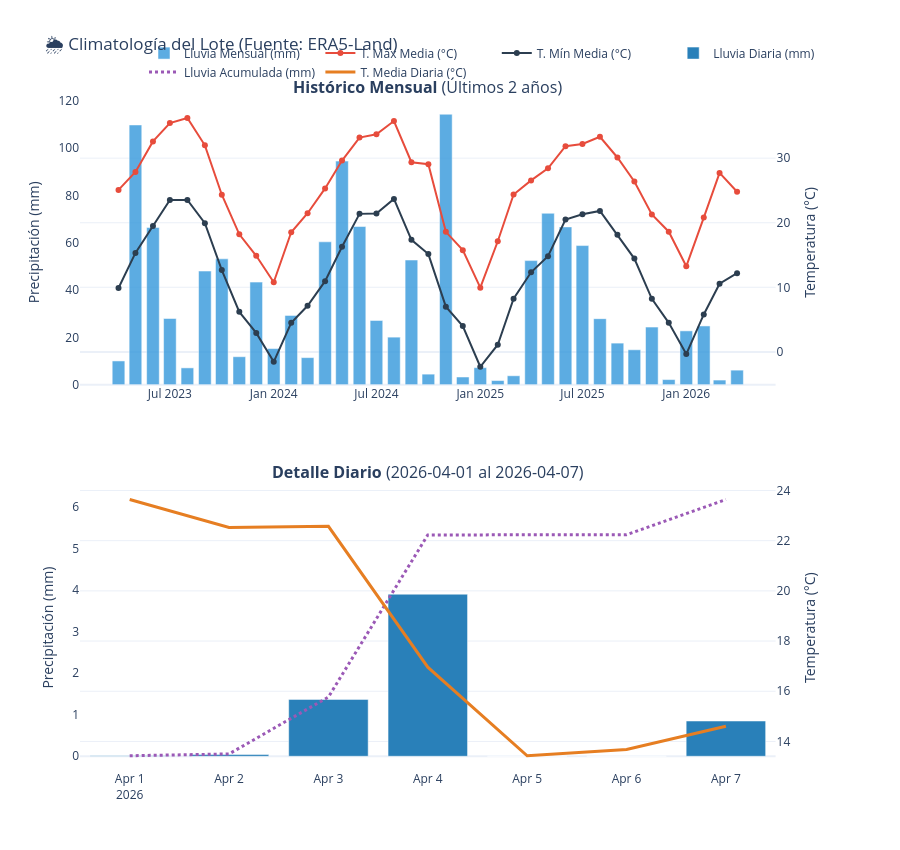

The cell this chart's notebook holds for it:
### Code cell
# ========================================
# 4. ANÁLISIS CLIMÁTICO (FECHAS AUTOMÁTICAS + ACUMULADO)
# ========================================
import ee
import pandas as pd
import plotly.graph_objects as go
from plotly.subplots import make_subplots
from IPython.display import display

print("\n--- PASO 4: EXTRACCIÓN Y GRÁFICOS CLIMÁTICOS ---")

# 1. Definir punto de interés (CORREGIDO: Usando lote_geom con margen de error)
# 1. Verificación del dibujo
roi = Draw_Map.user_roi
if roi is None:
    raise ValueError("⚠️ No se detectó ningún dibujo. Volvé a la Celda 1, dibujá el lote y ejecutá esta celda.")

print("📐 Configurando geometría del lote...")
roi_info  = roi.getInfo()
lote_geom = ee.Geometry(roi_info['geometry'] if 'geometry' in roi_info else roi_info)
centro    = lote_geom.centroid(maxError=1)

# Usamos el centroide de la geometría sólida definida en el Paso 2
punto_clima = lote_geom.centroid(maxError=1)

# 2. Buscar la fecha más actual disponible en ERA5-Land
print("Buscando los datos climáticos más recientes en la Agencia Espacial...")
era5_base = ee.ImageCollection("ECMWF/ERA5_LAND/DAILY_AGGR").filterBounds(punto_clima)

# Tomamos la última imagen ingresada al catálogo
ultima_imagen = era5_base.sort('system:time_start', False).first()
fecha_max_ee = ultima_imagen.date().format('YYYY-MM-dd').getInfo()

# Calculamos los periodos automáticamente con Pandas
fecha_fin = pd.to_datetime(fecha_max_ee)

# Historico: 3 años hacia atras desde el mes actual
hist_start = (fecha_fin - pd.DateOffset(years=3)).replace(day=1).strftime('%Y-%m-%d')
hist_end = fecha_max_ee

# Diario: Desde el dia 1 del mes de la ultima fecha disponible hasta esa fecha
daily_start = fecha_fin.replace(day=1).strftime('%Y-%m-%d')
daily_end = fecha_max_ee

print(f"✅ Datos históricos: {hist_start} a {hist_end}")
print(f"✅ Datos diarios (Mes de análisis): {daily_start} a {daily_end}")

# 3. Extracción de datos de GEE
era5 = era5_base.filterDate(hist_start, ee.Date(hist_end).advance(1, 'day'))

def obtener_valores(img):
    fecha = img.date().format('YYYY-MM-dd')
    valores = img.reduceRegion(reducer=ee.Reducer.first(), geometry=punto_clima, scale=9000)

    # Conversiones: Kelvin a Celsius y Metros a Milímetros
    t_max = ee.Number(valores.get('temperature_2m_max')).subtract(273.15)
    t_min = ee.Number(valores.get('temperature_2m_min')).subtract(273.15)
    t_med = ee.Number(valores.get('temperature_2m')).subtract(273.15)
    precip = ee.Number(valores.get('total_precipitation_sum')).multiply(1000)

    return ee.Feature(None, {
        'fecha': fecha,
        't_max': t_max,
        't_min': t_min,
        't_med': t_med,
        'precip': precip
    })

print("Descargando serie temporal (esto puede tardar unos 20-30 segundos)...")
# Filtramos nulos para asegurar que la serie sea continua y limpia
datos_ee = era5.map(obtener_valores).filter(ee.Filter.notNull(['t_med'])).getInfo()['features']

# 4. Procesamiento con Pandas
df = pd.DataFrame([d['properties'] for d in datos_ee])
df['fecha'] = pd.to_datetime(df['fecha'])

# --- DataFrame Mensual ---
df_mensual = df.copy()
df_mensual['mes_año'] = df_mensual['fecha'].dt.to_period('M')
resumen_mensual = df_mensual.groupby('mes_año').agg({
    't_max': 'mean',
    't_min': 'mean',
    'precip': 'sum'
}).reset_index()
resumen_mensual['mes_año'] = resumen_mensual['mes_año'].dt.to_timestamp()

# --- DataFrame Diario (Zoom al mes actual) ---
df_diario = df[(df['fecha'] >= daily_start) & (df['fecha'] <= daily_end)].copy()
df_diario = df_diario.sort_values('fecha')

# ¡NUEVO!: Calculamos el acumulado de lluvia del mes
df_diario['precip_acum'] = df_diario['precip'].cumsum()

# 5. Gráficos Interactivos (Plotly)
print("Generando paneles interactivos...")

fig = make_subplots(
    rows=2, cols=1,
    shared_xaxes=False,
    vertical_spacing=0.15,
    subplot_titles=(f"<b>Histórico Mensual</b> (Últimos 2 años)",
                    f"<b>Detalle Diario</b> ({daily_start} al {daily_end})"),
    specs=[[{"secondary_y": True}], [{"secondary_y": True}]]
)

# --- PANEL 1: MENSUAL ---
fig.add_trace(go.Bar(x=resumen_mensual['mes_año'], y=resumen_mensual['precip'],
                     name='Lluvia Mensual (mm)', marker_color='#3498db', opacity=0.8),
              row=1, col=1, secondary_y=False)
fig.add_trace(go.Scatter(x=resumen_mensual['mes_año'], y=resumen_mensual['t_max'],
                         name='T. Máx Media (°C)', mode='lines+markers', line=dict(color='#e74c3c')),
              row=1, col=1, secondary_y=True)
fig.add_trace(go.Scatter(x=resumen_mensual['mes_año'], y=resumen_mensual['t_min'],
                         name='T. Mín Media (°C)', mode='lines+markers', line=dict(color='#2c3e50')),
              row=1, col=1, secondary_y=True)

# --- PANEL 2: DIARIO ---
fig.add_trace(go.Bar(x=df_diario['fecha'], y=df_diario['precip'],
                     name='Lluvia Diaria (mm)', marker_color='#2980b9'),
              row=2, col=1, secondary_y=False)

# Línea de Lluvia Acumulada
fig.add_trace(go.Scatter(x=df_diario['fecha'], y=df_diario['precip_acum'],
                         name='Lluvia Acumulada (mm)', mode='lines', line=dict(color='#9b59b6', width=3, dash='dot')),
              row=2, col=1, secondary_y=False)

fig.add_trace(go.Scatter(x=df_diario['fecha'], y=df_diario['t_med'],
                         name='T. Media Diaria (°C)', mode='lines', line=dict(color='#e67e22', width=3)),
              row=2, col=1, secondary_y=True)

# --- Diseño y Layout ---
fig.update_layout(
    height=850,
    template='plotly_white',
    title_text="🌦️ Climatología del Lote (Fuente: ERA5-Land)",
    hovermode="x unified",
    legend=dict(orientation="h", yanchor="bottom", y=1.02, xanchor="right", x=1)
)

fig.update_yaxes(title_text="Precipitación (mm)", secondary_y=False, row=1, col=1, showgrid=False)
fig.update_yaxes(title_text="Temperatura (°C)", secondary_y=True, row=1, col=1, showgrid=True)
fig.update_yaxes(title_text="Precipitación (mm)", secondary_y=False, row=2, col=1, showgrid=False)
fig.update_yaxes(title_text="Temperatura (°C)", secondary_y=True, row=2, col=1, showgrid=True)

display(fig)

### Figure 1 — Plotly figure (JSON) as saved in the notebook; plotly's stock layout.template omitted (floating-point values rounded to 4 significant figures)
{"data": [{"marker": {"color": "#3498db"}, "name": "Lluvia Mensual (mm)", "opacity": 0.8, "type": "bar", "x": ["2023-04-01T00:00:00.000000000", "2023-05-01T00:00:00.000000000", "2023-06-01T00:00:00.000000000", "2023-07-01T00:00:00.000000000", "2023-08-01T00:00:00.000000000", "2023-09-01T00:00:00.000000000", "2023-10-01T00:00:00.000000000", "2023-11-01T00:00:00.000000000", "2023-12-01T00:00:00.000000000", "2024-01-01T00:00:00.000000000", "2024-02-01T00:00:00.000000000", "2024-03-01T00:00:00.000000000", "2024-04-01T00:00:00.000000000", "2024-05-01T00:00:00.000000000", "2024-06-01T00:00:00.000000000", "2024-07-01T00:00:00.000000000", "2024-08-01T00:00:00.000000000", "2024-09-01T00:00:00.000000000", "2024-10-01T00:00:00.000000000", "2024-11-01T00:00:00.000000000", "2024-12-01T00:00:00.000000000", "2025-01-01T00:00:00.000000000", "2025-02-01T00:00:00.000000000", "2025-03-01T00:00:00.000000000", "2025-04-01T00:00:00.000000000", "2025-05-01T00:00:00.000000000", "2025-06-01T00:00:00.000000000", "2025-07-01T00:00:00.000000000", "2025-08-01T00:00:00.000000000", "2025-09-01T00:00:00.000000000", "2025-10-01T00:00:00.000000000", "2025-11-01T00:00:00.000000000", "2025-12-01T00:00:00.000000000", "2026-01-01T00:00:00.000000000", "2026-02-01T00:00:00.000000000", "2026-03-01T00:00:00.000000000", "2026-04-01T00:00:00.000000000"], "xaxis": "x", "y": [10.06, 109.8, 66.5, 28.0, 7.13, 48.06, 53.22, 11.85, 43.38, 15.3, 29.31, 11.47, 60.42, 94.54, 66.89, 27.18, 20.13, 52.73, 4.489, 114.3, 3.276, 7.238, 1.782, 3.799, 52.48, 72.48, 66.73, 58.83, 27.93, 17.6, 14.8, 24.39, 2.187, 22.78, 24.85, 1.983, 6.177], "yaxis": "y"}, {"line": {"color": "#e74c3c"}, "mode": "lines+markers", "name": "T. Máx Media (°C)", "type": "scatter", "x": ["2023-04-01T00:00:00.000000000", "2023-05-01T00:00:00.000000000", "2023-06-01T00:00:00.000000000", "2023-07-01T00:00:00.000000000", "2023-08-01T00:00:00.000000000", "2023-09-01T00:00:00.000000000", "2023-10-01T00:00:00.000000000", "2023-11-01T00:00:00.000000000", "2023-12-01T00:00:00.000000000", "2024-01-01T00:00:00.000000000", "2024-02-01T00:00:00.000000000", "2024-03-01T00:00:00.000000000", "2024-04-01T00:00:00.000000000", "2024-05-01T00:00:00.000000000", "2024-06-01T00:00:00.000000000", "2024-07-01T00:00:00.000000000", "2024-08-01T00:00:00.000000000", "2024-09-01T00:00:00.000000000", "2024-10-01T00:00:00.000000000", "2024-11-01T00:00:00.000000000", "2024-12-01T00:00:00.000000000", "2025-01-01T00:00:00.000000000", "2025-02-01T00:00:00.000000000", "2025-03-01T00:00:00.000000000", "2025-04-01T00:00:00.000000000", "2025-05-01T00:00:00.000000000", "2025-06-01T00:00:00.000000000", "2025-07-01T00:00:00.000000000", "2025-08-01T00:00:00.000000000", "2025-09-01T00:00:00.000000000", "2025-10-01T00:00:00.000000000", "2025-11-01T00:00:00.000000000", "2025-12-01T00:00:00.000000000", "2026-01-01T00:00:00.000000000", "2026-02-01T00:00:00.000000000", "2026-03-01T00:00:00.000000000", "2026-04-01T00:00:00.000000000"], "xaxis": "x", "y": [25.09, 27.86, 32.59, 35.43, 36.22, 31.99, 24.34, 18.21, 14.88, 10.78, 18.53, 21.47, 25.31, 29.63, 33.19, 33.7, 35.76, 29.37, 29.07, 18.59, 15.75, 9.941, 17.14, 24.38, 26.56, 28.43, 31.86, 32.21, 33.32, 30.11, 26.39, 21.29, 18.61, 13.25, 20.8, 27.72, 24.8], "yaxis": "y2"}, {"line": {"color": "#2c3e50"}, "mode": "lines+markers", "name": "T. Mín Media (°C)", "type": "scatter", "x": ["2023-04-01T00:00:00.000000000", "2023-05-01T00:00:00.000000000", "2023-06-01T00:00:00.000000000", "2023-07-01T00:00:00.000000000", "2023-08-01T00:00:00.000000000", "2023-09-01T00:00:00.000000000", "2023-10-01T00:00:00.000000000", "2023-11-01T00:00:00.000000000", "2023-12-01T00:00:00.000000000", "2024-01-01T00:00:00.000000000", "2024-02-01T00:00:00.000000000", "2024-03-01T00:00:00.000000000", "2024-04-01T00:00:00.000000000", "2024-05-01T00:00:00.000000000", "2024-06-01T00:00:00.000000000", "2024-07-01T00:00:00.000000000", "2024-08-01T00:00:00.000000000", "2024-09-01T00:00:00.000000000", "2024-10-01T00:00:00.000000000", "2024-11-01T00:00:00.000000000", "2024-12-01T00:00:00.000000000", "2025-01-01T00:00:00.000000000", "2025-02-01T00:00:00.000000000", "2025-03-01T00:00:00.000000000", "2025-04-01T00:00:00.000000000", "2025-05-01T00:00:00.000000000", "2025-06-01T00:00:00.000000000", "2025-07-01T00:00:00.000000000", "2025-08-01T00:00:00.000000000", "2025-09-01T00:00:00.000000000", "2025-10-01T00:00:00.000000000", "2025-11-01T00:00:00.000000000", "2025-12-01T00:00:00.000000000", "2026-01-01T00:00:00.000000000", "2026-02-01T00:00:00.000000000", "2026-03-01T00:00:00.000000000", "2026-04-01T00:00:00.000000000"], "xaxis": "x", "y": [9.902, 15.33, 19.5, 23.52, 23.54, 19.93, 12.68, 6.199, 2.936, -1.538, 4.51, 7.141, 10.96, 16.28, 21.37, 21.42, 23.68, 17.36, 15.15, 7.002, 3.994, -2.304, 1.109, 8.227, 12.32, 14.81, 20.5, 21.31, 21.83, 18.14, 14.45, 8.214, 4.499, -0.3408, 5.795, 10.55, 12.19], "yaxis": "y2"}, {"marker": {"color": "#2980b9"}, "name": "Lluvia Diaria (mm)", "type": "bar", "x": ["2026-04-01T00:00:00.000000000", "2026-04-02T00:00:00.000000000", "2026-04-03T00:00:00.000000000", "2026-04-04T00:00:00.000000000", "2026-04-05T00:00:00.000000000", "2026-04-06T00:00:00.000000000", "2026-04-07T00:00:00.000000000"], "xaxis": "x2", "y": [0.01271, 0.04411, 1.369, 3.899, 0.00214, 0.001719, 0.8488], "yaxis": "y3"}, {"line": {"color": "#9b59b6", "dash": "dot", "width": 3}, "mode": "lines", "name": "Lluvia Acumulada (mm)", "type": "scatter", "x": ["2026-04-01T00:00:00.000000000", "2026-04-02T00:00:00.000000000", "2026-04-03T00:00:00.000000000", "2026-04-04T00:00:00.000000000", "2026-04-05T00:00:00.000000000", "2026-04-06T00:00:00.000000000", "2026-04-07T00:00:00.000000000"], "xaxis": "x2", "y": [0.01271, 0.05682, 1.426, 5.325, 5.327, 5.328, 6.177], "yaxis": "y3"}, {"line": {"color": "#e67e22", "width": 3}, "mode": "lines", "name": "T. Media Diaria (°C)", "type": "scatter", "x": ["2026-04-01T00:00:00.000000000", "2026-04-02T00:00:00.000000000", "2026-04-03T00:00:00.000000000", "2026-04-04T00:00:00.000000000", "2026-04-05T00:00:00.000000000", "2026-04-06T00:00:00.000000000", "2026-04-07T00:00:00.000000000"], "xaxis": "x2", "y": [23.64, 22.53, 22.57, 16.96, 13.43, 13.68, 14.61], "yaxis": "y4"}], "layout": {"annotations": [{"font": {"size": 16}, "showarrow": false, "text": "<b>Histórico Mensual</b> (Últimos 2 años)", "x": 0.47, "xanchor": "center", "xref": "paper", "y": 1, "yanchor": "bottom", "yref": "paper"}, {"font": {"size": 16}, "showarrow": false, "text": "<b>Detalle Diario</b> (2026-04-01 al 2026-04-07)", "x": 0.47, "xanchor": "center", "xref": "paper", "y": 0.425, "yanchor": "bottom", "yref": "paper"}], "height": 850, "hovermode": "x unified", "legend": {"orientation": "h", "x": 1, "xanchor": "right", "y": 1.02, "yanchor": "bottom"}, "title": {"text": "🌦️ Climatología del Lote (Fuente: ERA5-Land)"}, "xaxis": {"anchor": "y", "domain": [0, 0.94]}, "xaxis2": {"anchor": "y3", "domain": [0, 0.94]}, "yaxis": {"anchor": "x", "domain": [0.575, 1], "showgrid": false, "title": {"text": "Precipitación (mm)"}}, "yaxis2": {"anchor": "x", "overlaying": "y", "showgrid": true, "side": "right", "title": {"text": "Temperatura (°C)"}}, "yaxis3": {"anchor": "x2", "domain": [0, 0.425], "showgrid": false, "title": {"text": "Precipitación (mm)"}}, "yaxis4": {"anchor": "x2", "overlaying": "y3", "showgrid": true, "side": "right", "title": {"text": "Temperatura (°C)"}}}}
